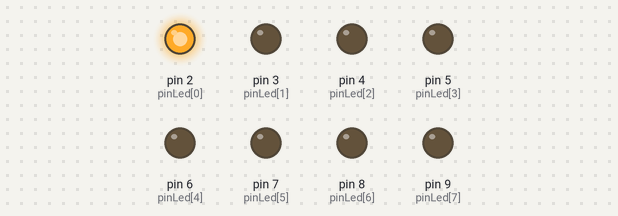
Recording of a sketch running on a simulated Arduino Uno, built with avr-gcc and run on an emulated ATmega328P. Parts: output pins drawn as LEDs (lit = HIGH).

Above: at 0.15 s.
At 2.2 s:
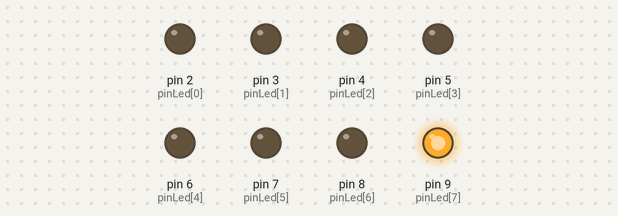
At 10.65 s:
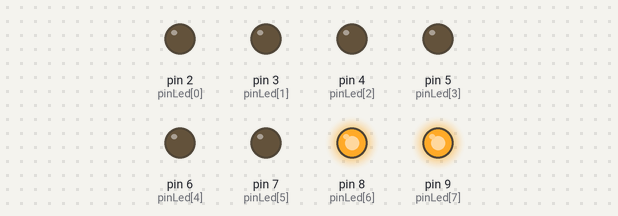
At 19.35 s:
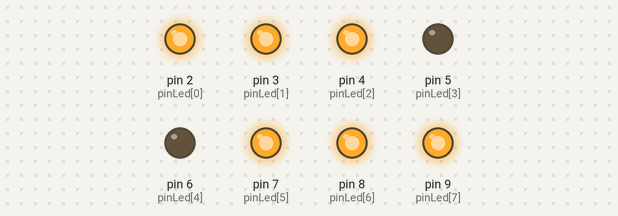
At 29.25 s:
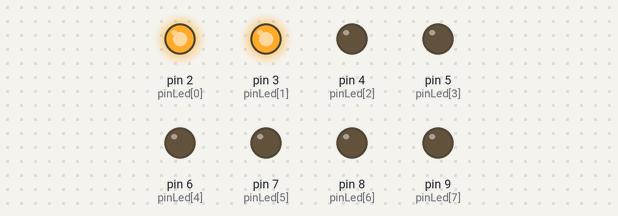
At 38.5 s:
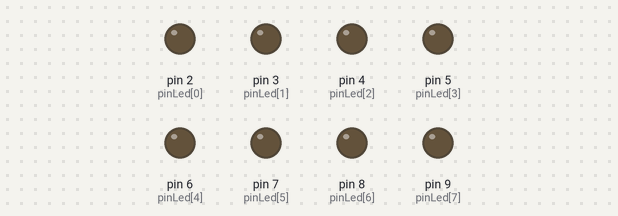
Timing chart, 0 to 40.0 s (numbered marks = the images above):
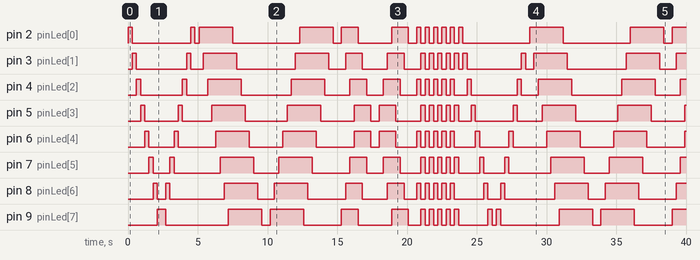

The sketch:

8_led_ket_hop.ino
```cpp
int pinLed[] = {2,3,4,5,6,7,8,9};

int i,j;
// HIỆU ỨNG 1
/*void nhapnhay()
{
  for(j=0;j<6;j++)
  {
    for (i=0;i<=7;i++)
         digitalWrite(pinLed[i],LOW);
      delay(300);
      for (i=0;i<=7;i++)
         digitalWrite(pinLed[i],HIGH);
      delay(300);
  }
  for (i=0;i<=7;i++)
         digitalWrite(pinLed[i],LOW);
      delay(300);
}*/
// HIỆU ỨNG 2
void chaytraiphai()
{
  static int chay1=0;
  for(i=0;i<8;i++)
  {
    for (j=0;j<8;j++)
    digitalWrite(pinLed[j],LOW);
    digitalWrite(pinLed[chay1],HIGH);
    delay(300);
    chay1++;
    if(chay1>7)
    chay1=0;
  }
}
// HIỆU ỨNG 3
void chayphaitrai()
{
  static int chay2=7;
  for(i=0;i<8;i++)
  {
    for(j=0;j<8;j++)
      digitalWrite(pinLed[j],LOW);

     digitalWrite(pinLed[chay2],HIGH);
     delay(300);
     chay2--;
     if(chay2<-1)
      chay2=7;
  }
}
// HIỆU ỨNG 4
void dontraiphai()
{
  static int chay3 = 0;
  for (i=0;i<8;i++)
    digitalWrite(pinLed[i],LOW);
    delay(300);
  for(chay3=0;chay3<8;chay3++)
  {
    digitalWrite(pinLed[chay3],HIGH);
    delay(300);
  }
  for(chay3=0;chay3<8;chay3++)
  {
    digitalWrite(pinLed[chay3],LOW);
    delay(300);
  }
}
// HIỆU ỨNG 5
void donphaitrai()
{
  static int chay4=0;
  for (i=0;i<8;i++)
    digitalWrite(pinLed[i],LOW);
    delay(300);
  for(chay4=7;chay4>=0;chay4--)
  {
    digitalWrite(pinLed[chay4],HIGH);
    delay(300);
  }
  for(chay4=7;chay4>=0;chay4--)
  {
    digitalWrite(pinLed[chay4],LOW);
    delay(300);
  }
}
// HIỆU ỨNG 6
void ngoaitrong()
{
for (i=0;i<8;i++)
  digitalWrite(pinLed[i],LOW);
  delay(300);
  digitalWrite(pinLed[0],HIGH);
  digitalWrite(pinLed[7],HIGH);
  delay(300);
  digitalWrite(pinLed[1],HIGH);
  digitalWrite(pinLed[6],HIGH);
  delay(300);
  digitalWrite(pinLed[2],HIGH);
  digitalWrite(pinLed[5],HIGH);
  delay(300);
  digitalWrite(pinLed[3],HIGH);
  digitalWrite(pinLed[4],HIGH);
  delay(300);
  digitalWrite(pinLed[0],LOW);
  digitalWrite(pinLed[7],LOW);
  delay(300);
  digitalWrite(pinLed[1],LOW);
  digitalWrite(pinLed[6],LOW);
  delay(300);
  digitalWrite(pinLed[2],LOW);
  digitalWrite(pinLed[5],LOW);
  delay(300);
  digitalWrite(pinLed[3],LOW);
  digitalWrite(pinLed[4],LOW);
  delay(300);
}
// HIỆU ỨNG 7
void trongngoai()
{
  for (i=0;i<8;i++)
  digitalWrite(pinLed[i],LOW);
  delay(300);
  digitalWrite(pinLed[3],HIGH);
  digitalWrite(pinLed[4],HIGH);
  delay(300);
  digitalWrite(pinLed[2],HIGH);
  digitalWrite(pinLed[5],HIGH);
  delay(300);
   digitalWrite(pinLed[1],HIGH);
  digitalWrite(pinLed[6],HIGH);
  delay(300);
  digitalWrite(pinLed[0],HIGH);
  digitalWrite(pinLed[7],HIGH);
  delay(300);
  digitalWrite(pinLed[3],LOW);
  digitalWrite(pinLed[4],LOW);
  delay(300);
   digitalWrite(pinLed[2],LOW);
  digitalWrite(pinLed[5],LOW);
  delay(300);
   digitalWrite(pinLed[1],LOW);
  digitalWrite(pinLed[6],LOW);
  delay(300);
  digitalWrite(pinLed[0],LOW);
  digitalWrite(pinLed[7],LOW);
  delay(300);
}
// HIỆU ỨNG 7
void xenke()
{
  static int chay5=0;
  for(i=0;i<8;i++)
    digitalWrite(pinLed[i],LOW);
    delay(300);
  for (j=0;j<5;j++)
  {
  for(chay5=0;chay5<8;chay5+=2)
   digitalWrite(pinLed[chay5],HIGH);
  delay(300);
  for(i=0;i<8;i++)
   digitalWrite(pinLed[i],LOW);
  for(chay5=1;chay5<8;chay5+=2)
   digitalWrite(pinLed[chay5],HIGH);
  delay(300);
  for(i=0;i<8;i++)
    digitalWrite(pinLed[i],LOW);
  }
}

void setup()
{
  for(i=0;i<=7;i++)
    pinMode(pinLed[i],OUTPUT);
}
void loop()
{
 //nhapnhay();
 chaytraiphai();
 chayphaitrai();
 dontraiphai();
 donphaitrai();
 ngoaitrong();
 trongngoai();
 xenke();
}
```

Measured:
- by itself, pin 2 (pinLed[0]): LOW → HIGH at 0.00 s, → LOW 0.30 s later, → HIGH 4.2 s later, → LOW 0.30 s later, … (29 changes in this stretch)
- by itself, pin 3 (pinLed[1]): LOW → HIGH at 0.30 s, → LOW 0.30 s later, → HIGH 3.6 s later, → LOW 0.30 s later, … (31 changes in this stretch)
- by itself, pin 4 (pinLed[2]): LOW → HIGH at 0.60 s, → LOW 0.30 s later, → HIGH 3.0 s later, → LOW 0.30 s later, … (31 changes in this stretch)
- by itself, pin 5 (pinLed[3]): LOW → HIGH at 0.90 s, → LOW 0.30 s later, → HIGH 2.4 s later, → LOW 0.30 s later, … (31 changes in this stretch)
- by itself, pin 6 (pinLed[4]): LOW → HIGH at 1.2 s, → LOW 0.30 s later, → HIGH 1.8 s later, → LOW 0.30 s later, … (31 changes in this stretch)
- by itself, pin 7 (pinLed[5]): LOW → HIGH at 1.5 s, → LOW 0.30 s later, → HIGH 1.2 s later, → LOW 0.30 s later, … (31 changes in this stretch)
- by itself, pin 8 (pinLed[6]): LOW → HIGH at 1.8 s, → LOW 0.30 s later, → HIGH 0.60 s later, → LOW 0.30 s later, … (31 changes in this stretch)
- by itself, pin 9 (pinLed[7]): LOW → HIGH at 2.1 s, → LOW 0.60 s later, → HIGH 4.5 s later, → LOW 2.4 s later, … (29 changes in this stretch)
